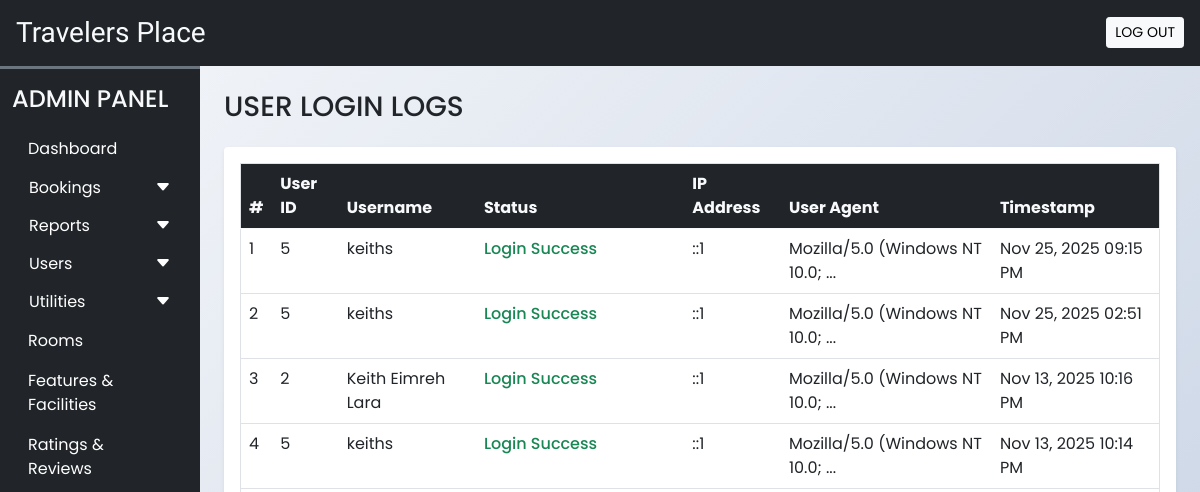
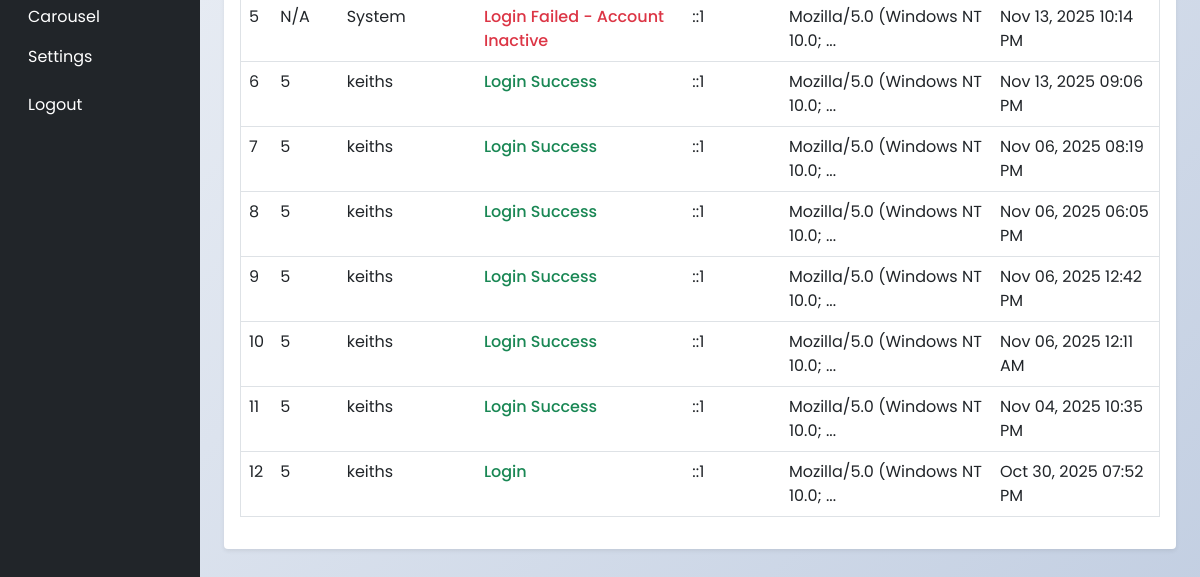
Before: /admin/user_login_logs.php (signed in) with the older database file (2 pictures, top to bottom).
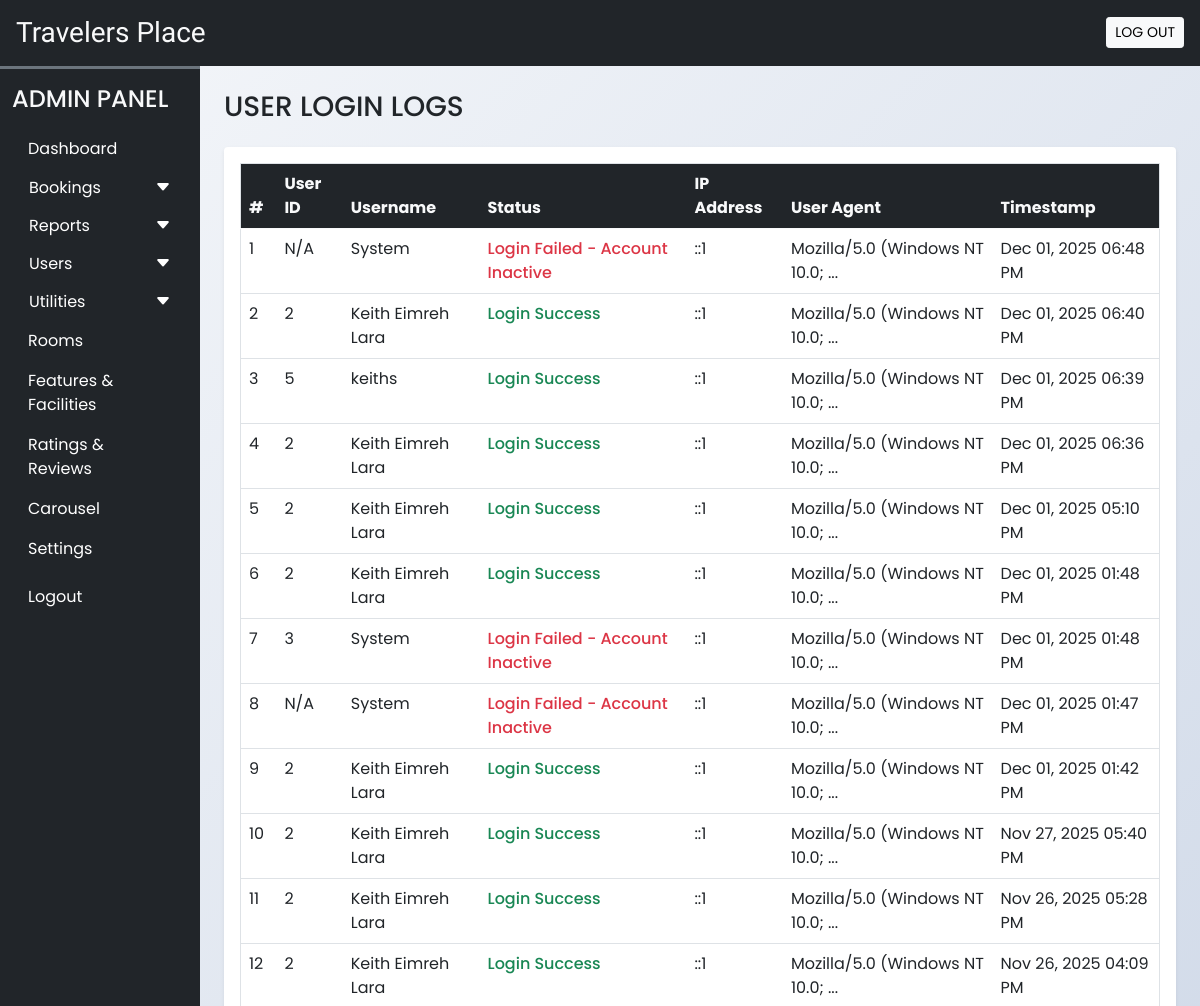
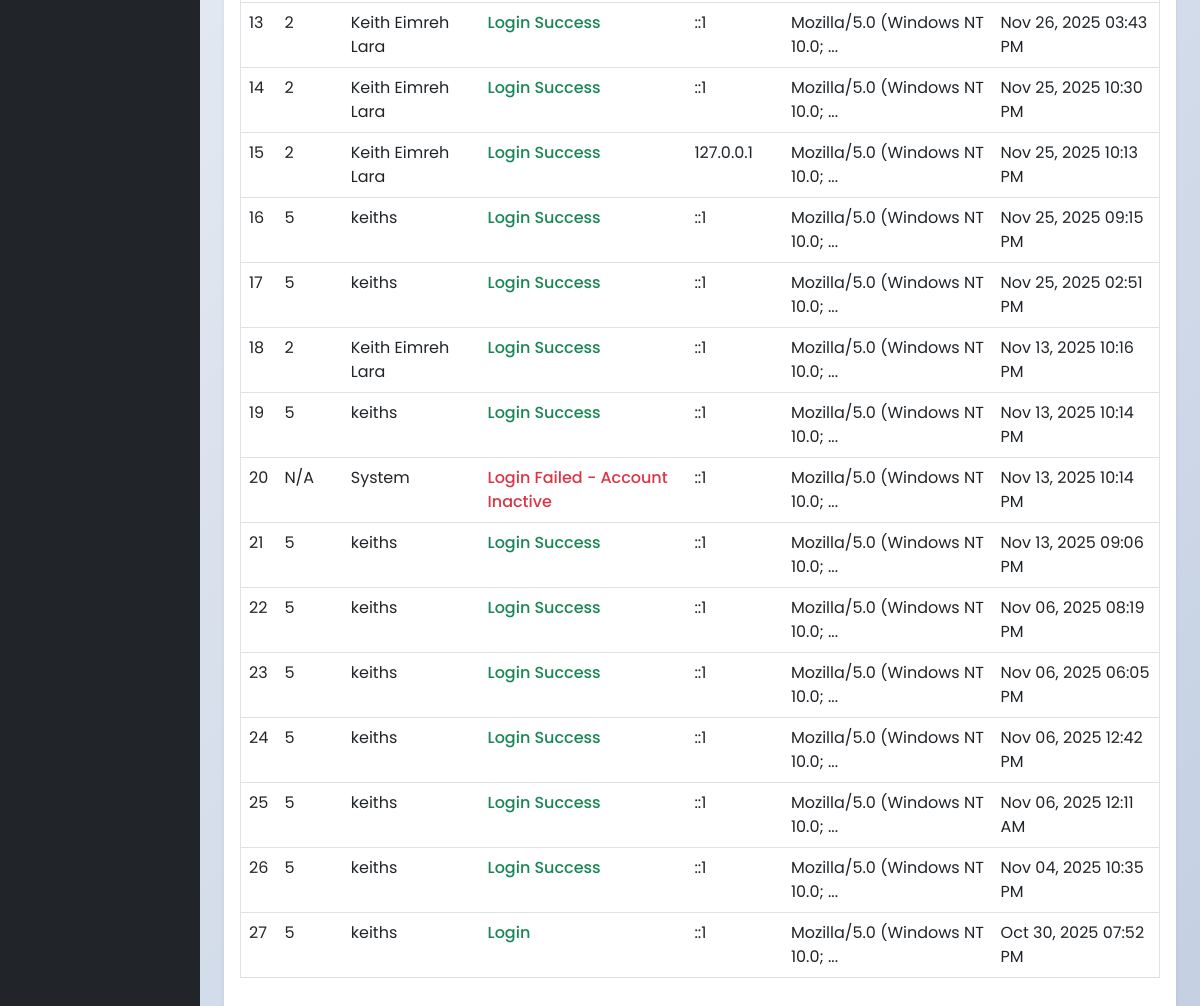
After: the same page with the newer database file (2 pictures, top to bottom).
### tables this page shows
CREATE TABLE `activity_logs` (
  `id` int(11) NOT NULL AUTO_INCREMENT,
  `user_id` int(11) DEFAULT NULL,
  `user_name` varchar(100) NOT NULL,
  `action` varchar(100) NOT NULL,
  `details` text DEFAULT NULL,
  `ip_address` varchar(45) DEFAULT NULL,
  `user_agent` text DEFAULT NULL,
  `created_at` timestamp NOT NULL DEFAULT current_timestamp(),
  PRIMARY KEY (`id`),
  KEY `idx_user_id` (`user_id`),
  KEY `idx_created_at` (`created_at`)
);

### admin/user_login_logs.php (the view, shortened to what this page needs)
<!DOCTYPE html>
<html lang="en">
<head>
  <?php require('inc/links.php'); ?>
  <link rel="stylesheet" href="https://cdn.datatables.net/1.13.6/css/dataTables.bootstrap5.min.css">
</head>
<body class="bg-light">
  <?php require('inc/header.php'); ?>
  <div class="container-fluid" id="main-content">
    <div class="row">
      <div class="col-lg-10 ms-auto p-4 overflow-hidden">
        <h3 class="mb-4">USER LOGIN LOGS</h3>
        <div class="card border-0 shadow-sm mb-4">
          <div class="card-body">
            <div class="table-responsive">
              <table class="table table-hover border" id="login-logs-table">
                <thead class="bg-dark text-light">
                  <tr>
                    <th>#</th>
                    <th>User ID</th>
                    <th>Username</th>
                    <th>Status</th>
                    <th>IP Address</th>
                    <th>User Agent</th>
                    <th>Timestamp</th>
                  </tr>
                </thead>
                <tbody>
                  <?php
                  $con = $GLOBALS['con'];
                  $query = "SELECT * FROM `activity_logs`
                           WHERE `action` LIKE 'Login%'
                           ORDER BY `created_at` DESC";
                  $res = mysqli_query($con, $query);
                  $i = 1;
                  while($row = mysqli_fetch_assoc($res)) {
                    $statusClass = strpos($row['action'], 'Failed') !== false ? 'status-failed' : 'status-success';
                    echo "
                    <tr>
                      <td>$i</td>
                      <td>" . ($row['user_id'] ?: 'N/A') . "</td>
                      <td>" . htmlspecialchars($row['user_name']) . "</td>
                      <td class='$statusClass'>" . htmlspecialchars($row['action']) . "</td>
                      <td>" . htmlspecialchars($row['ip_address']) . "</td>
                      <td title='" . htmlspecialchars($row['user_agent']) . "'>" .
                         (strlen($row['user_agent']) > 30 ?
                          substr(htmlspecialchars($row['user_agent']), 0, 30) . '...' :
                          htmlspecialchars($row['user_agent'])) .
                      "</td>
                      <td>" . date('M d, Y h:i A', strtotime($row['created_at'])) . "</td>
                    </tr>
                    ";
                    $i++;
                  }
                  ?>
                </tbody>
              </table>
            </div>
          </div>
        </div>
      </div>
    </div>
  </div>
</body>
</html>

### admin/inc/links.php (shortened to what this page needs)
<link rel="stylesheet" href="https://cdn.jsdelivr.net/npm/bootstrap-icons@1.9.1/font/bootstrap-icons.css">
<link href="https://cdn.jsdelivr.net/npm/bootstrap@5.0.2/dist/css/bootstrap.min.css" rel="stylesheet">
<link rel="stylesheet" href="css/common.css?v=<?php echo filemtime('css/common.css'); ?>">

### admin/inc/header.php (shortened to what this page needs)
<?php
  $admin_role = $_SESSION['adminRole'] ?? 'admin';
?>
<div class="container-fluid bg-dark text-light p-3 d-flex align-items-center justify-content-between sticky-top">
  <h3 class="mb-0 h-font">Travelers Place</h3>
  <a href="logout.php" id="admin-logout" class="btn btn-light btn-sm">LOG OUT</a>
</div>
<div class="col-lg-2 bg-dark border-top border-3 border-secondary" id="dashboard-menu">
  <nav class="navbar navbar-expand-lg navbar-dark">
    <div class="container-fluid flex-lg-column align-items-stretch">
      <h4 class="mt-2 text-light">ADMIN PANEL</h4>
      <div class="collapse navbar-collapse flex-column align-items-stretch mt-2" id="adminDropdown">
        <ul class="nav nav-pills flex-column">
          <li class="nav-item">
            <a class="nav-link text-white" href="dashboard.php">Dashboard</a>
          </li>
          <button class="btn text-white px-3 w-100 shadow-none text-start d-flex align-items-center justify-content-between" type="button" data-bs-toggle="collapse" data-bs-target="#bookingLinks">
            <span>Bookings</span>
            <span><i class="bi bi-caret-down-fill"></i></span>
          </button>
          <button class="btn text-white px-3 w-100 shadow-none text-start d-flex align-items-center justify-content-between" type="button" data-bs-toggle="collapse" data-bs-target="#reportsLinks">
            <span>Reports</span>
            <span><i class="bi bi-caret-down-fill"></i></span>
          </button>
          <?php if($admin_role === 'admin'): ?>
            <button class="btn text-white px-3 w-100 shadow-none text-start d-flex align-items-center justify-content-between" type="button" data-bs-toggle="collapse" data-bs-target="#usersLinks">
              <span>Users</span>
              <span><i class="bi bi-caret-down-fill"></i></span>
            </button>
            <button class="btn text-white px-3 w-100 shadow-none text-start d-flex align-items-center justify-content-between" type="button" data-bs-toggle="collapse" data-bs-target="#utilitiesLinks">
              <span>Utilities</span>
              <span><i class="bi bi-caret-down-fill"></i></span>
            </button>
            <li class="nav-item">
              <a class="nav-link text-white" href="rooms.php">Rooms</a>
            </li>
            <li class="nav-item">
              <a class="nav-link text-white" href="features_facilities.php">Features & Facilities</a>
            </li>
            <li class="nav-item">
              <a class="nav-link text-white" href="rate_review.php">Ratings & Reviews</a>
            </li>
            <li class="nav-item">
              <a class="nav-link text-white" href="carousel.php">Carousel</a>
            </li>
            <li class="nav-item">
              <a class="nav-link text-white" href="settings.php">Settings</a>
            </li>
          <?php else: ?>
            <li class="nav-item">
              <a class="nav-link text-white" href="change_password.php">Change Password</a>
            </li>
          <?php endif; ?>
          <li class="nav-item mt-2">
            <a class="nav-link text-white" href="logout.php">Logout</a>
          </li>
        </ul>
      </div>
    </div>
  </nav>
</div>

### admin/css/common.css (style rules this page uses)
:root { --teal: #2ec1ac; --teal_hover: #279e8c; }
* { font-family: 'Poppins', sans-serif; }
.h-font { font-family: 'Merienda', cursive; }
#dashboard-menu { position: fixed; height: 100%; z-index: 11; }
body.bg-light { background: linear-gradient(135deg, #f5f7fa 0%, #c3cfe2 100%); min-height: 100vh; }

### admin/user_login_logs.php (style rules this page uses)
.status-success { color: #198754; font-weight: 500; }
.status-failed { color: #dc3545; font-weight: 500; }

Changed rows visible on the page:
added activity_logs: user "N/A", user_name "System", action "Login Failed - Account Inactive", ip_address "::1", user_agent "Mozilla/5.0 (Windows NT 10.0;", created_at "Dec 01, 2025 06:48 PM"
added activity_logs: user "2", user_name "Keith Eimreh Lara", action "Login Success", ip_address "::1", user_agent "Mozilla/5.0 (Windows NT 10.0;", created_at "Dec 01, 2025 06:40 PM"
added activity_logs: user "5", user_name "keiths", action "Login Success", ip_address "::1", user_agent "Mozilla/5.0 (Windows NT 10.0;", created_at "Dec 01, 2025 06:39 PM"
added activity_logs: user "2", user_name "Keith Eimreh Lara", action "Login Success", ip_address "::1", user_agent "Mozilla/5.0 (Windows NT 10.0;", created_at "Dec 01, 2025 06:36 PM"
added activity_logs: user "2", user_name "Keith Eimreh Lara", action "Login Success", ip_address "::1", user_agent "Mozilla/5.0 (Windows NT 10.0;", created_at "Dec 01, 2025 05:10 PM"
added activity_logs: user "2", user_name "Keith Eimreh Lara", action "Login Success", ip_address "::1", user_agent "Mozilla/5.0 (Windows NT 10.0;", created_at "Dec 01, 2025 01:48 PM"
added activity_logs: user "3", user_name "System", action "Login Failed - Account Inactive", ip_address "::1", user_agent "Mozilla/5.0 (Windows NT 10.0;", created_at "Dec 01, 2025 01:48 PM"
added activity_logs: user "N/A", user_name "System", action "Login Failed - Account Inactive", ip_address "::1", user_agent "Mozilla/5.0 (Windows NT 10.0;", created_at "Dec 01, 2025 01:47 PM"
added activity_logs: user "2", user_name "Keith Eimreh Lara", action "Login Success", ip_address "::1", user_agent "Mozilla/5.0 (Windows NT 10.0;", created_at "Dec 01, 2025 01:42 PM"
added activity_logs: user "2", user_name "Keith Eimreh Lara", action "Login Success", ip_address "::1", user_agent "Mozilla/5.0 (Windows NT 10.0;", created_at "Nov 27, 2025 05:40 PM"
added activity_logs: user "2", user_name "Keith Eimreh Lara", action "Login Success", ip_address "::1", user_agent "Mozilla/5.0 (Windows NT 10.0;", created_at "Nov 26, 2025 05:28 PM"
added activity_logs: user "2", user_name "Keith Eimreh Lara", action "Login Success", ip_address "::1", user_agent "Mozilla/5.0 (Windows NT 10.0;", created_at "Nov 26, 2025 04:09 PM"
added activity_logs: user "2", user_name "Keith Eimreh Lara", action "Login Success", ip_address "::1", user_agent "Mozilla/5.0 (Windows NT 10.0;", created_at "Nov 26, 2025 03:43 PM"
added activity_logs: user "2", user_name "Keith Eimreh Lara", action "Login Success", ip_address "::1", user_agent "Mozilla/5.0 (Windows NT 10.0;", created_at "Nov 25, 2025 10:30 PM"
added activity_logs: user "2", user_name "Keith Eimreh Lara", action "Login Success", ip_address "127.0.0.1", user_agent "Mozilla/5.0 (Windows NT 10.0;", created_at "Nov 25, 2025 10:13 PM"
